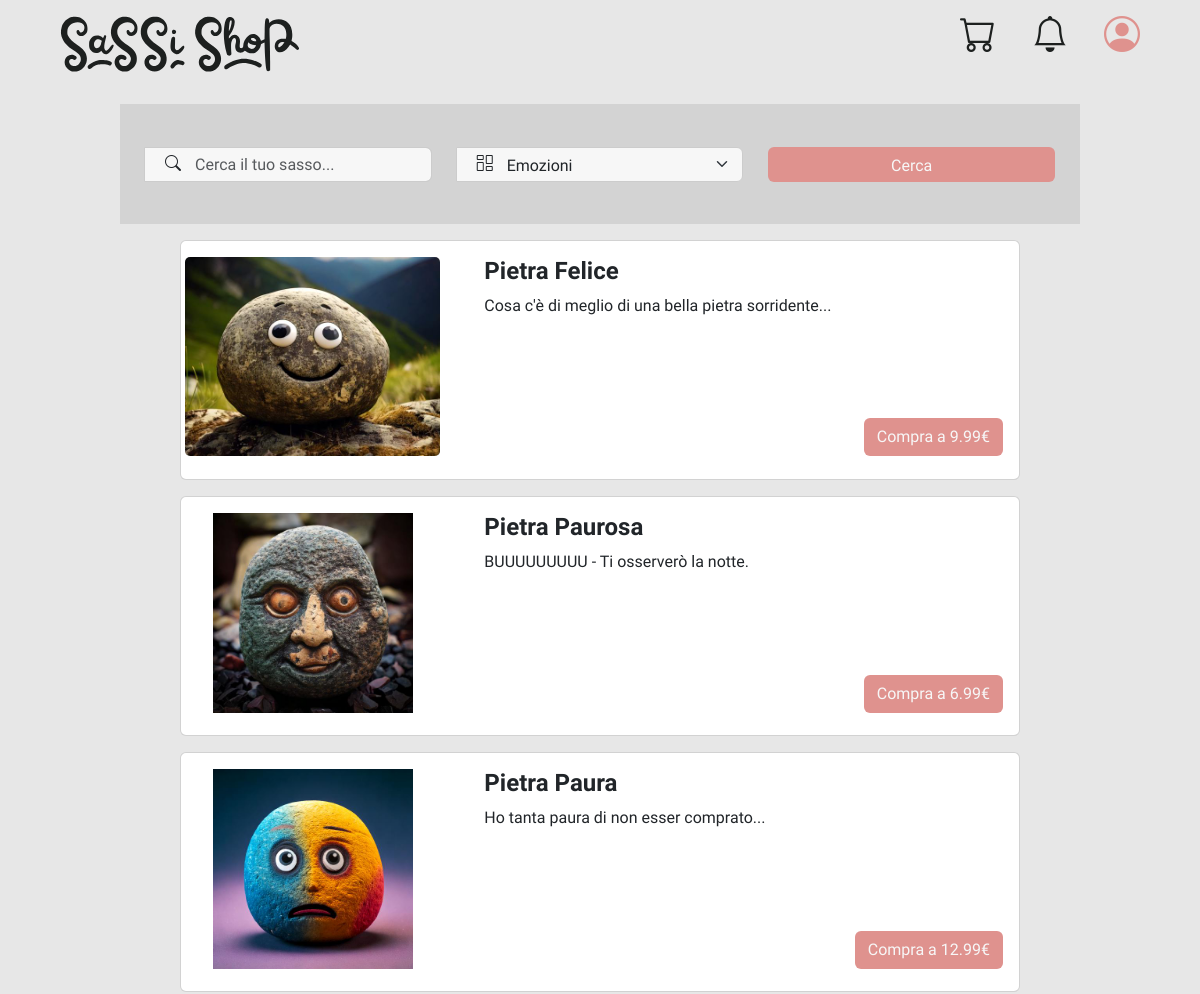
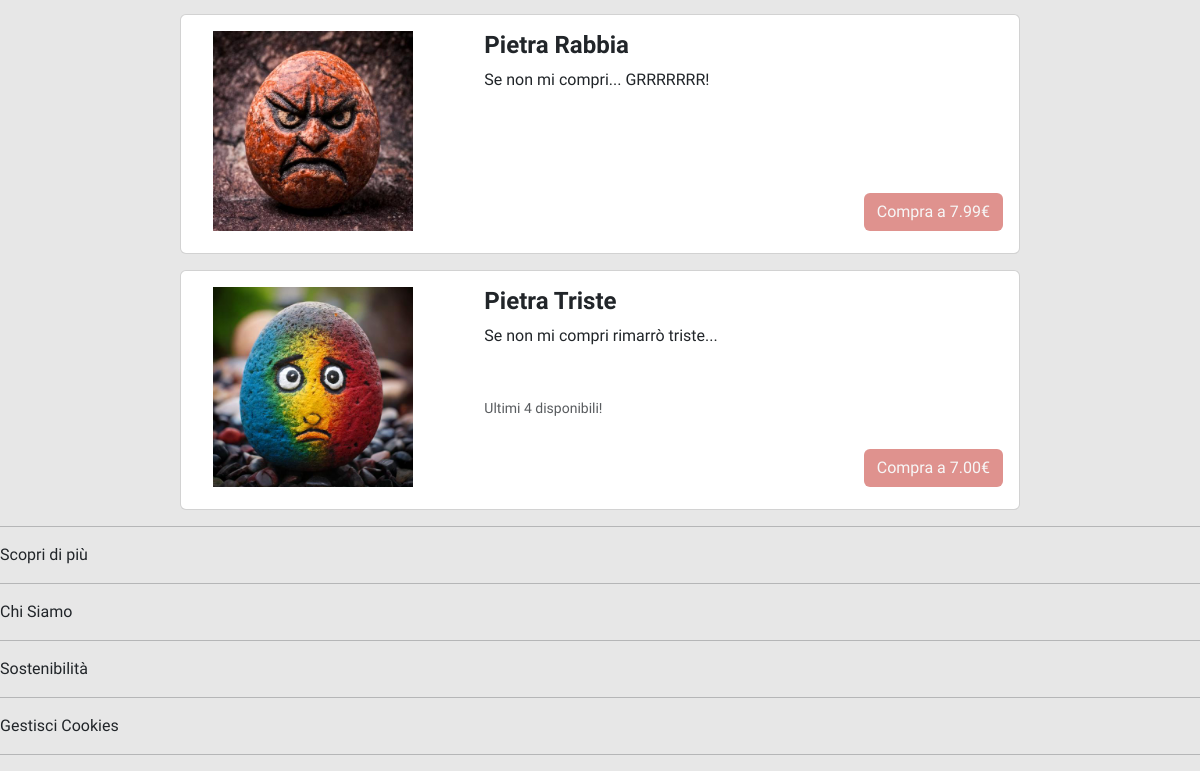
Screenshot of /?page=search&category=1 with the database file from the repository (2 pictures, top to bottom).
### tables this page shows
CREATE TABLE IF NOT EXISTS Product (
    id INT AUTO_INCREMENT PRIMARY KEY,
    name VARCHAR(127) NOT NULL,
    description TEXT,
    price DECIMAL(10, 2) NOT NULL,
    quantity INT NOT NULL,
    category INT NOT NULL,
    size INT NOT NULL,
    image TEXT DEFAULT "",
    isCollection BOOLEAN DEFAULT FALSE,
    FOREIGN KEY (category) REFERENCES Category(id) ON DELETE RESTRICT,
    FOREIGN KEY (size) REFERENCES Size(id) ON DELETE RESTRICT
);

### db/database.php (called while the page is built, shortened)
<?php
class DatabaseHelper {
    private ?mysqli $db = null;
    private array $configuration;
    public function __construct() {
        $this->configuration = [
            'servername' => 'localhost',
            'username' => 'root',
            'password' => '',
            'database' => 'SassiShop',
            'charset' => 'utf8mb4'
        ];
    }
    private function connect(): void {
        if ($this->db === null) {
            try {
                $this->db = new mysqli(
                    $this->configuration['servername'],
                    $this->configuration['username'],
                    $this->configuration['password'],
                    $this->configuration['database']
                );
                $this->db->set_charset($this->configuration['charset']);
            } catch(Exception $e) {
                throw new Exception("Connection failed: " . $e->getMessage());
            }
        }
    }
    private function execute(string $sql, array $params = []): mysqli_stmt {
        $temp = $this->db->prepare($sql);
        if (!empty($params)) {
            $types = str_repeat('s', count($params));
            $temp->bind_param($types, ...array_values($params));
        }
        if (!$temp->execute()) {
            throw new Exception("Execute failed: " . $temp->error);
        }
        return $temp;
    }
    public function getCategories(): array {
        $sql = "SELECT * FROM Category";
        $temp = $this->execute($sql);
        $result = $temp->get_result();
        $categories = $result->fetch_all(MYSQLI_ASSOC);
        return $categories;
    }
    public function getProducts(string $name = "", int $category = -1): array {
        $sql = "SELECT * FROM Product";
        $params = [];
        if($category != -1) {
            $sql .= empty($name)  ? " WHERE category = ?" : " AND category = ?";
            $params[] = $category;
        }
        $temp = $this->execute($sql, $params);
        $result = $temp->get_result();
        $products = $result->fetch_all(MYSQLI_ASSOC);
        return $products;
    }
}
?>

### src/bootstrap.php (called while the page is built, shortened)
<?php
    require_once("../db/database.php");
    require_once("utils/functions.php");
    $dbh = new DatabaseHelper();
?>

### src/utils/functions.php (called while the page is built, shortened)
<?php
    function string_cutter($string, $length) : string {
        return (strlen($string) > $length) ? substr($string, 0, $length) . "..." : $string;
    }
    function getProductImage($product){
        return $product["image"];
    }
    function getQuantityAlert(int $quantity) : string {
        if($quantity <= 0) return "Prodotto esaurito!";
        else if($quantity == 1) return "Ultimo disponibile!";
        else if($quantity <= 5) return "Ultimi " . $quantity . " disponibili!";
        return "";
    }
?>

### src/template/search.php (the view, shortened to what this page needs)
<?php
    $name_filter = "";
    $category_filter = -1;
    if(isset($_GET["filtering"]) || isset($_GET["category"])) {
        $name_filter = isset($_GET["filtering"]) ? $_GET["filtering"] : "";
        $category_filter = isset($_GET["category"]) ? $_GET["category"] : -1;
        $templateParams["productList"] = $dbh->getProducts($name_filter, $category_filter);
    }
    else $templateParams["productList"] = $dbh->getProducts();
?>
<form action="?page=search" method="GET">
    <div class="home-search-container">
        <div class="input-group home-search-input">
            <input type="text" class="form-control" id="inlineFormInputGroupUsername2" name="filtering" placeholder="Cerca il tuo sasso..." value="<?php echo htmlspecialchars($name_filter); ?>">
        </div>
        <div class="input-group home-select-category">
            <select class="form-select" aria-label="Cerca tra tutte le categorie" name="category">
                <?php foreach ($dbh->getCategories() as $category): ?>
                    <option value="<?php echo $category["id"]; ?>" <?php echo ($category_filter == $category["id"]) ? 'selected' : ''; ?>>
                        <?php echo $category["name"]; ?>
                    </option>
                <?php endforeach; ?>
            </select>
        </div>
        <div class="home-search-and-filter d-flex gap-2">
            <button type="submit" class="btn home-search-button">Cerca</button>
        </div>
    </div>
</form>
<?php if (!empty($templateParams["productList"])): ?>
    <?php foreach ($templateParams["productList"] as $product): ?>
        <div class="card mb-3 product-card" data-product-id="<?php echo $product['id']; ?>">
            <div class="row no-gutters h-100">
                <div class="col-md-4">
                    <img src=<?php echo getProductImage($product); ?> class="card-img" alt="Prodotto: <?php echo $product['name']; ?>">
                </div>
                <div class="col-md-8">
                    <div class="card-body">
                        <div class="d-flex justify-content-between">
                            <h4 class="card-title"><?php echo $product['name']; ?></h4>
                        </div>
                        <p class="card-text"><?php echo string_cutter($product['description'], 50); ?></p>
                        <p class="card-subtext"><small class="text-muted"><?php echo getQuantityAlert($product['quantity']); ?></small></p>
                        <button class="btn card-purchase-button">
                            Compra a <?php echo $product['price']; ?>€
                        </button>
                    </div>
                </div>
            </div>
        </div>
    <?php endforeach; ?>
<?php endif; ?>

### src/index.php (shortened to what this page needs)
<!DOCTYPE html>
<link href="https://cdn.jsdelivr.net/npm/bootstrap-icons/font/bootstrap-icons.css" rel="stylesheet">
<link href="https://cdn.jsdelivr.net/npm/bootstrap@5.3.3/dist/css/bootstrap.min.css" rel="stylesheet"
integrity="sha384-QWTKZyjpPEjISv5WaRU9OFeRpok6YctnYmDr5pNlyT2bRjXh0JMhjY6hW+ALEwIH">
<?php
    require_once("bootstrap.php");
    if(isset($_GET["page"])){
        $page = $_GET["page"];
    }else{
        $page = "home";
    }
    $templateParams["title"] = "Sassi Shop - Home";
    $templateParams["content"] = "home.php";
    switch($page){
        case "search":
            if(isUserLoggedIn()){
                $templateParams["userLogged"] = true;
            }else{
                $templateParams["userLogged"] = false;
            }
            $templateParams["title"] = "Sassi Shop - Search";
            $templateParams["content"] = "search.php";
            $templateParams["product"] = $dbh->getProducts();
            break;
    }
    require("template/base.php");
?>

### src/template/base.php (shortened to what this page needs)
<!DOCTYPE html>
<html lang="it">
<head>
    <link rel="stylesheet" type="text/css" href="../assets/styles/style.css"/>
</head>
<body>
    <nav class="header-nav-container">
        <ul class="nav justify-content-center justify-content-between header-nav-body">
            <li class="header-nav-item">
                <?php
                    if(isset($_SESSION["privilege"]) && $_SESSION["privilege"]== 1){ ?>
                        <a href="?page=manageProduct">
                            <i class="bi bi-plus-square"> </i>
                        </a>
                    <?php }else{ ?>
                        <a href="?page=cart" class="position-relative">
                            <i class="bi bi-cart"></i>
                        </a>
                    <?php } ?>
            </li>
            <li class="header-nav-item">
                <a href="?page=notification"> <i class="bi bi-bell"> </i> </a>
            </li>
            <li class="header-nav-item">
                <a href="?page=profile"> <i class="bi bi-person-circle"> </i> </a>
            </li>
        </ul>
    </nav>
    <header>
        <div class="header-logo">
            <img class="header-text-logo" src="../assets/images/text_logo.svg" alt="Logo"/>
        </div>
    </header>
    <main>
        <?php
            require($templateParams["content"]);
        ?>
    </main>
    <footer>
        <hr/>
        <p>Scopri di più</p>
        <hr/>
        <p>Chi Siamo</p>
        <hr/>
        <p>Sostenibilità</p>
        <hr/>
        <p>Gestisci Cookies</p>
        <hr/>
    </footer>
</body>
</html>

### assets/styles/style.css (style rules this page uses)
:root.light-mode { --background-color: rgba(231, 231, 231, 1); --background-half-color: rgba(211, 211, 211, 1); --text-color: rgba(29, 32, 31, 1); --placeholder-color: rgba(29, 32, 31, 0.625); --primary-color: rgba(223, 146, 142, 1); --primary-hover-color: rgba(227, 160, 156, 1); --secondary-color: rgba(197, 136, 130, 1); --secondary-hover-color: rgba(209, 151, 148, 1); --highlight-color: rgba(234, 210, 172, 1); --highlight-color-hover: rgba(223, 194, 155, 1); --controls-background-color: rgba(247, 247, 247, 1); --controls-border-color: rgba(204, 204, 204, 1); --controls-hover-color: rgba(250, 250, 250, 1); --controls-disabled-color: rgba(176, 176, 176, 1); --success-color: rgba(76, 175, 80, 1); --success-color-hover: rgba(58, 158, 69, 1); --warning-color: rgba(255, 193, 7, 1); --warning-color-hover: rgba(224, 168, 0, 1); --error-color: rgba(244, 67, 54, 1); --error-color-hover: rgba(214, 52, 42, 1); --info-color: rgba(33, 150, 243, 1); --info-color-hover: rgba(30, 135, 226, 1); }
:root.light-mode .header-text-logo { filter: invert(6%) sepia(16%) saturate(330%) hue-rotate(109deg) brightness(96%) contrast(86%); }
* { transition: all 0.3s ease; }
body { margin: 0; padding: 0; background-color: var(--background-color); font-family: 'Istok Web'; }
.header-nav-container { background-color: var(--primary-color); }
.header-nav-body { margin: 0 5; }
.header-nav-item a { text-decoration: none; color: var(--text-color); font-size: calc(16px + 2vw); }
.header-logo { width: 100vw; height: 18vh; text-align: center; margin: 5 0; }
.header-text-logo { width: 75%; max-width: fit-content; height: 75%; max-height: fit-content; object-fit: cover; }
.home-search-container { width: 80vw !important; height: 15vh !important; display: flex; flex-direction: column; justify-content: center; gap: 10px; margin: 0 auto; }
.home-search-input, .home-select-category { width: 100%; height: 50% !important; position: relative; }
.home-search-input input, .home-select-category select { padding-left: 50px; height: 100%; background-color: var(--controls-background-color); border-color: var(--controls-border-color); }
.home-search-and-filter { width: 100%; height: 50% !important; }
.home-search-button { width: 100%; height: 100%; color: var(--controls-background-color); background-color: var(--primary-color); }
@media (min-width: 1200px) { .home-search-container { width: 90vw; height: 21vh; flex-direction: row; align-items: center; justify-content: space-between; background-color: var(--background-half-color) !important; gap: 25px; padding: 25px; transition: "background-color" 0.5s ease; } }
@media (min-width: 1200px) { .home-search-input, .home-select-category, .home-search-and-filter { height: 50% !important; flex: 1; } }
@media (min-width: 1200px) { .home-search-and-filter { display: flex; } }
@media (min-width: 1200px) { .header-logo { width: 85vw; height: 12vh; text-align: left; margin: 1vh 0 0 5vw; } }
@media (min-width: 1200px) { .header-nav-container { width: 15vw; top: 0; right: 0; position: absolute; margin: 1vh 5vw 0 0; background-color: transparent; transition: color 1s ease; } }
@media (min-width: 1200px) { .header-nav-item:nth-child(5) a { color: var(--primary-color); } }
@media (min-width: 1200px) { .header-nav-item a { font-size: calc(24px + 1vw); } }
@media screen and (min-width:768px) { .nav { align-items: center; text-align: center; } }
.product-card .row { flex-direction: column; }
.product-card { width: 70% !important; min-height: 30vh !important; margin: 1rem auto; }
.product-card .col-md-8 { width: 100%; }
@media (min-width: 768px) { .product-card { min-height: auto; height: auto; } }
@media (min-width: 768px) { .product-card .row { flex-direction: row; } }
@media (min-width: 768px) { .product-card .col-md-4 { width: 33.333%; height: 100%; } }
@media (min-width: 768px) { .product-card .col-md-8 { width: 66.666%; } }
.product-card img { max-height: 200px; width: 100%; object-fit: contain; margin: auto; display: block; }
.product-card .col-md-4 { display: flex; align-items: center; justify-content: center; padding: 1rem; }
.product-card .card-title { text-decoration: none; font-weight: 600; }
.product-card .card-body { height: 100%; display: flex; flex-direction: column; padding: 1rem; position: relative; }
.product-card .card-text { margin-bottom: 3rem; }
.product-card .card-purchase-button { color: var(--controls-background-color); background-color: var(--primary-color); position: absolute; bottom: 1rem; right: 1rem; }

### rows the page displays
product: image (picture), name "Pietra Felice", description "Cosa c'è di meglio di una bella pietra sorridente...", price "9.99"
product: image (picture), name "Pietra Paurosa", description "BUUUUUUUUU - Ti osserverò la notte.", price "6.99"
product: image (picture), name "Pietra Paura", description "Ho tanta paura di non esser comprato...", price "12.99"
product: image (picture), name "Pietra Rabbia", description "Se non mi compri... GRRRRRRR!", price "7.99"
product: image (picture), name "Pietra Triste", description "Se non mi compri rimarrò triste...", quantity "Ultimi 4 disponibili!", price "7.00"

### other values shown
form field category "Emozioni"
